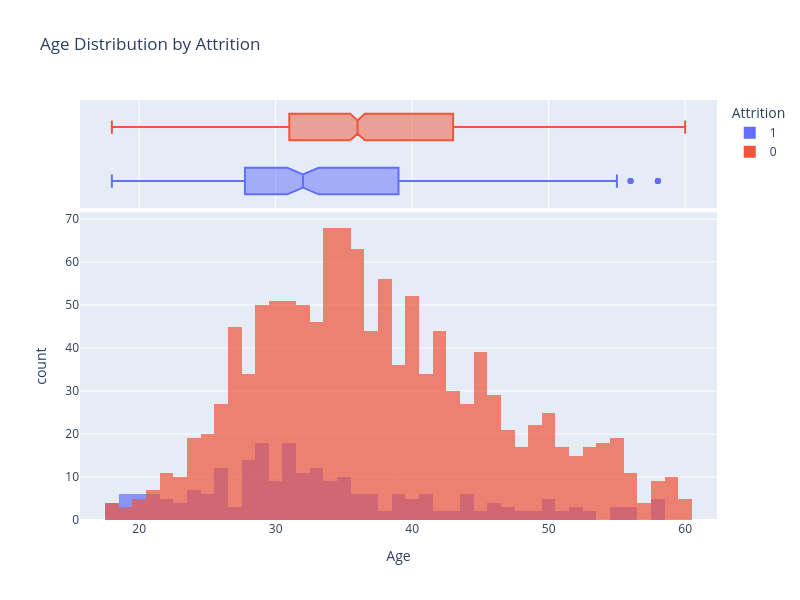

The code cell stored with this chart in its notebook:
### Code cell
fig = px.histogram(df, x="Age", color="Attrition")
fig.update_layout(width=700, height=500)

fig = px.histogram(df, x='Age', color='Attrition', 
                   marginal="box",  # Add box plot on top
                   barmode='overlay',
                   opacity=0.7,
                   title='Age Distribution by Attrition')
fig.update_layout(height=600, width=800)
fig.show()

### Figure 1 — Plotly figure (JSON) as saved in the notebook; plotly's stock layout.template omitted (floating-point values rounded to 4 significant figures; data arrays with more than 128 entries replaced by an {"elided": "..."} marker saying what was removed)
{"data": [{"bingroup": "x", "hovertemplate": "Attrition=1<br>Age=%{x}<br>count=%{y}<extra></extra>", "legendgroup": "1", "marker": {"color": "#636efa", "opacity": 0.7, "pattern": {"shape": ""}}, "name": "1", "orientation": "v", "showlegend": true, "type": "histogram", "x": {"elided": "237 int values"}, "xaxis": "x", "yaxis": "y"}, {"hovertemplate": "Attrition=1<br>Age=%{x}<extra></extra>", "legendgroup": "1", "marker": {"color": "#636efa"}, "name": "1", "notched": true, "showlegend": false, "type": "box", "x": {"elided": "237 int values"}, "xaxis": "x2", "yaxis": "y2"}, {"bingroup": "x", "hovertemplate": "Attrition=0<br>Age=%{x}<br>count=%{y}<extra></extra>", "legendgroup": "0", "marker": {"color": "#EF553B", "opacity": 0.7, "pattern": {"shape": ""}}, "name": "0", "orientation": "v", "showlegend": true, "type": "histogram", "x": {"elided": "1233 int values"}, "xaxis": "x", "yaxis": "y"}, {"hovertemplate": "Attrition=0<br>Age=%{x}<extra></extra>", "legendgroup": "0", "marker": {"color": "#EF553B"}, "name": "0", "notched": true, "showlegend": false, "type": "box", "x": {"elided": "1233 int values"}, "xaxis": "x2", "yaxis": "y2"}], "layout": {"barmode": "overlay", "height": 600, "legend": {"title": {"text": "Attrition"}, "tracegroupgap": 0}, "title": {"text": "Age Distribution by Attrition"}, "width": 800, "xaxis": {"anchor": "y", "domain": [0, 1], "title": {"text": "Age"}}, "xaxis2": {"anchor": "y2", "domain": [0, 1], "matches": "x", "showgrid": true, "showticklabels": false}, "yaxis": {"anchor": "x", "domain": [0, 0.7326], "title": {"text": "count"}}, "yaxis2": {"anchor": "x2", "domain": [0.7426, 1], "matches": "y2", "showgrid": false, "showline": false, "showticklabels": false, "ticks": ""}}}
